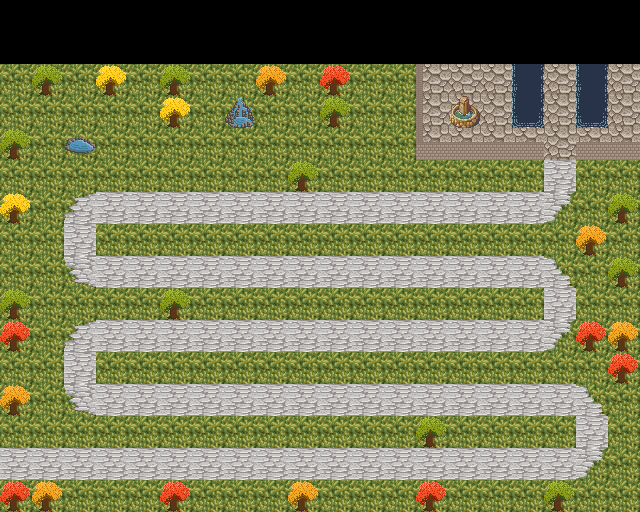

Tiled map render using the project's own tile images. Description and the map definition, with tile-layer contents summarised, below:
An orthogonal 20x16 tile map with 32x32 px tiles, 4 tile layers (Background, Path, Foreground, Objects).

<map version="1.0" orientation="orthogonal" width="20" height="16" tilewidth="32" tileheight="32">
 <tileset firstgid="1" name="Tiles" tilewidth="32" tileheight="32">
  <image source="../packer/tiles.png" width="256" height="256" />
 </tileset>
 <layer name="Background" width="20" height="16">
  <data>[320 cells, 280 non-empty, 1 distinct tile ids]</data>
 </layer>
 <layer name="Path" width="20" height="16">
  <data>[320 cells, 91 non-empty, 7 distinct tile ids]</data>
 </layer>
 <layer name="Foreground" width="20" height="16">
  <data>[320 cells, 22 non-empty, 4 distinct tile ids]</data>
 </layer>
 <layer name="Objects" width="20" height="16">
  <data>[320 cells, 38 non-empty, 10 distinct tile ids]</data>
 </layer>
</map>